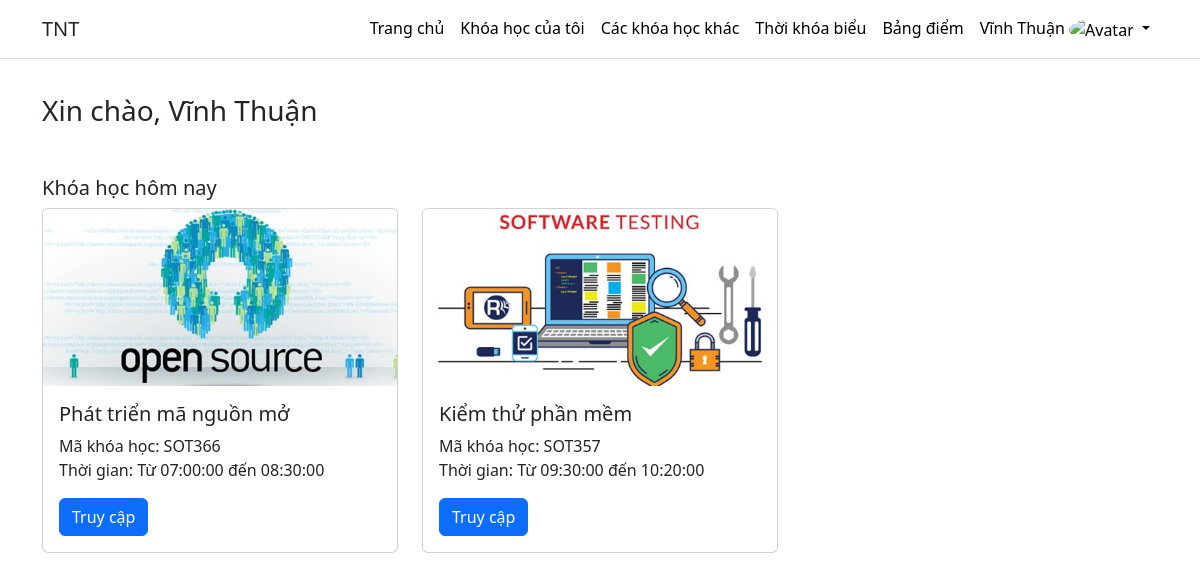
Page /student/index.php (signed in) on the committed database.
### tables this page shows
CREATE TABLE user
(
    user_id BIGINT PRIMARY KEY NOT NULL AUTO_INCREMENT,
    full_name VARCHAR(50) NOT NULL,
    date_of_birth DATE NOT NULL ,
    gender CHAR(1) NOT NULL,
    address VARCHAR(255) NOT NULL,
    phone VARCHAR(15) NOT NULL,
    email VARCHAR(255) NOT NULL,
    citizen_id VARCHAR(15) NOT NULL,
    image VARCHAR(255) NULL
);

CREATE TABLE course
(
    course_id INT PRIMARY KEY NOT NULL AUTO_INCREMENT,
    course_background VARCHAR(255),
    course_code VARCHAR(10) NOT NULL,
    course_name VARCHAR(255) NOT NULL,
    course_description TEXT NOT NULL,
    teacher_id BIGINT NOT NULL,
    start_date DATE NOT NULL,
    end_date DATE NOT NULL,
    status CHAR(1) NOT NULL
);

CREATE TABLE course_schedule
(
  course_schedule_id INT PRIMARY KEY NOT NULL AUTO_INCREMENT,
  course_id INT NOT NULL,
  day_of_week VARCHAR(1) NOT NULL,
  start_time TIME NOT NULL,
  end_time TIME NOT NULL
);

### student/index.php (the view, shortened to what this page needs)
<?php
include_once('layout.php');
include_once('../config/connect.php');
if (isset($_SESSION['full_name']))
{
    $user_id = $_SESSION['user_id'];
    $sql = "SELECT * FROM user WHERE user_id = $user_id";
    $result = mysqli_query($dbconnect, $sql);
}
else
{
    $username_now = "User not logged in";
}
?>
<!DOCTYPE html>
<html lang="en">
<head>
    <link rel="stylesheet" href="https://cdn.jsdelivr.net/npm/bootstrap@5.3.0/dist/css/bootstrap.min.css">
</head>
<body>
    <?php
        $row = mysqli_fetch_assoc($result)
    ?>
    <div class="container mt-4">
        <header>
            <h3>Xin chào, <?php echo $row['full_name'];?></h3>
        </header>
        <div class="mt-5">
            <h5>Khóa học hôm nay</h5>
            <?php
            $dayOfWeekNumber = date("N")+1;
            $sql = "SELECT * FROM course co
            INNER JOIN course_member cm ON co.course_id = cm.course_id
            INNER JOIN course_schedule cs ON co.course_id = cs.course_id
            WHERE student_id = $user_id AND day_of_week = $dayOfWeekNumber";
            $result = mysqli_query($dbconnect, $sql);
            $num_rows = mysqli_num_rows($result);
            if ($num_rows > 0) {
            ?>
            <div class="row">
                <?php
                    mysqli_data_seek($result, 0);
                    while ($row = mysqli_fetch_array($result)) {
                    ?>
                <div class="col-md-4 mb-4">
                    <div class="card">
                        <div class="custom-card">
                            <img src=<?php echo "../assets/file/course_background/" . $row['course_background'] ?> class="card-img-top" alt="Course 1 Image">
                        </div>
                        <div class="card-body">
                            <h5 class="card-title"><?php echo $row['course_name'];?></h5>
                            <p class="card-text">
                                Mã khóa học: <?php echo $row['course_code'];?> <br>
                                Thời gian: Từ <?php echo $row['start_time'] . " đến " . $row['end_time']?>
                            </p>
                            <a class="btn btn-primary" href="course/index.php?id=<?php echo $row['course_id']; ?>">Truy
                                cập</a>
                        </div>
                    </div>
                </div>
                <?php
                    }
                    ?>
            </div>
            <?php
            } else {
            ?>
            <p>Không có khóa học nào trong hôm nay.</p>
            <?php
            }
            ?>
        </div>
    </div>
</body>
</html>

### student/layout.php (style rules this page uses)
body { padding-top: 70px; background-color: white; }

### student/index.php (style rules this page uses)
.custom-card { width: 100%; height: 0; padding-top: 50%; position: relative; }
.custom-card img { position: absolute; top: 0; left: 0; width: 100%; height: 100%; object-fit: cover; }

### rows in the picture
user: full_name "Vĩnh Thuận"
course: course_background (picture), course_name "Phát triển mã nguồn mở", course_code "SOT366", course_schedule.start_time "07:00:00", course_schedule.end_time "08:30:00"
course: course_background (picture), course_name "Kiểm thử phần mềm", course_code "SOT357", course_schedule.start_time "09:30:00", course_schedule.end_time "10:20:00"

### other values in the picture
$username_now "Vĩnh Thuận"
